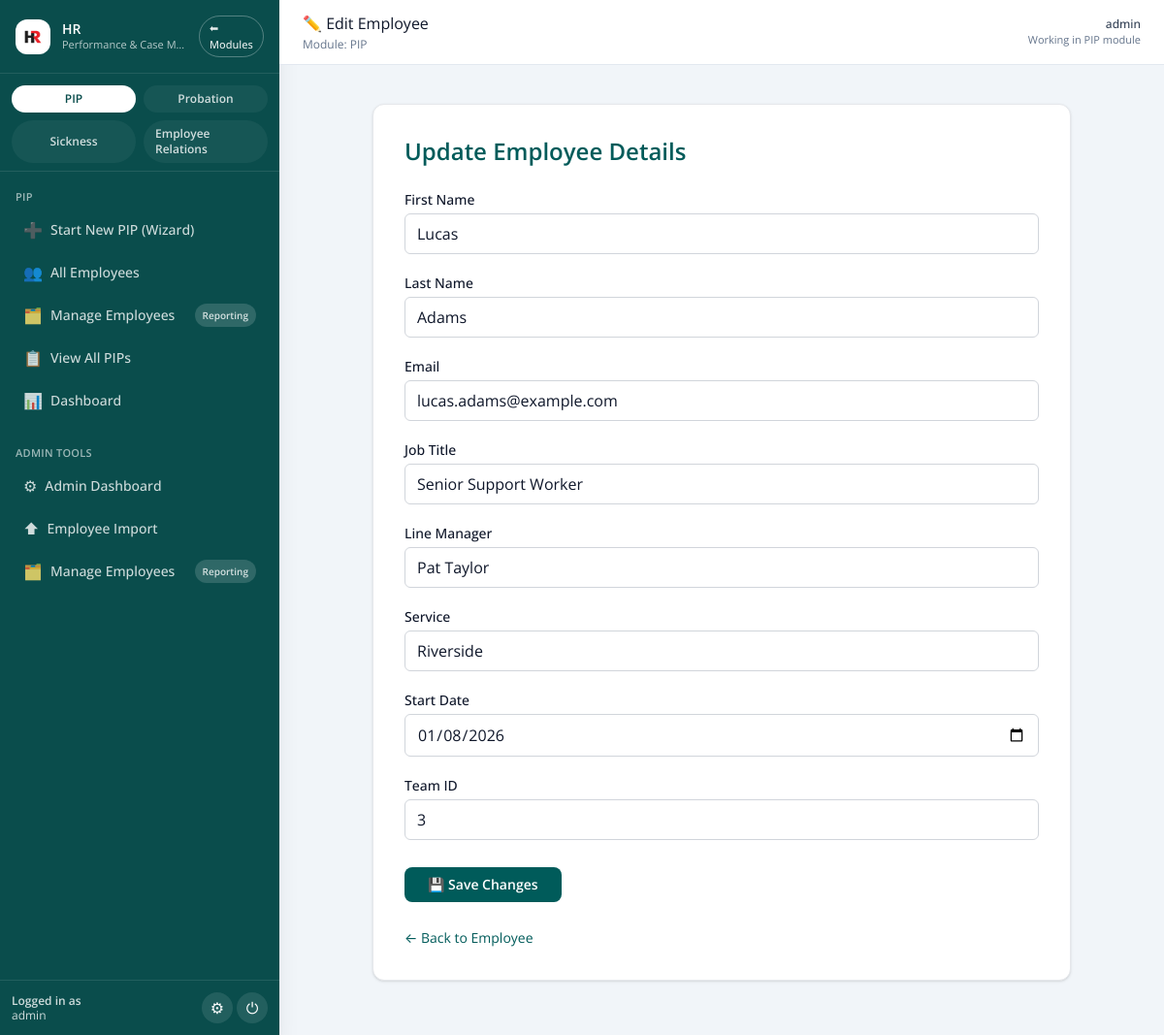
Page /employee/edit/16 (signed in) on the earlier database version.
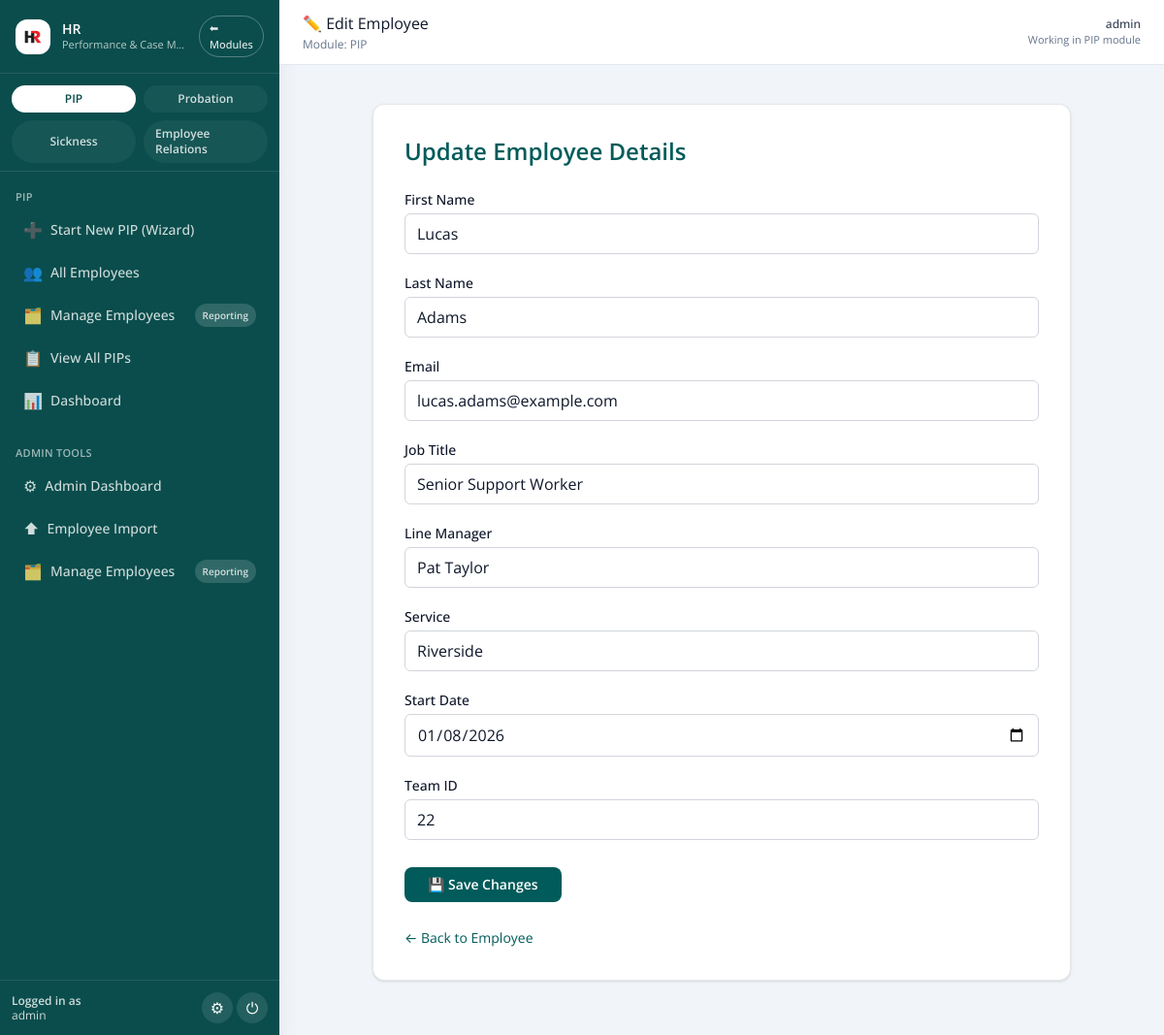
Same page on the later database version.
### pip_app/models.py (models this page shows, shortened)
class Employee(db.Model):
    id = db.Column(db.Integer, primary_key=True)
    first_name = db.Column(db.String(100))
    last_name = db.Column(db.String(100))
    job_title = db.Column(db.String(100))
    line_manager = db.Column(db.String(100))
    service = db.Column(db.String(100))
    start_date = db.Column(db.Date)
    team_id = db.Column(db.Integer)
    email = db.Column(db.String(120), nullable=True)
    employment_status = db.Column(db.String(20), nullable=False, default="Active")
    is_leaver = db.Column(db.Boolean, nullable=False, default=False)
    leaving_date = db.Column(db.Date, nullable=True)
    leaving_reason_category = db.Column(db.String(100), nullable=True)
    leaving_reason_detail = db.Column(db.Text, nullable=True)
    leaving_notes = db.Column(db.Text, nullable=True)
    marked_as_leaver_at = db.Column(db.DateTime, nullable=True)
    marked_as_leaver_by = db.Column(db.String(120), nullable=True)
    reactivated_at = db.Column(db.DateTime, nullable=True)
    reactivated_by = db.Column(db.String(120), nullable=True)
    pips = db.relationship("PIPRecord", back_populates="employee", lazy=True)

### old files/app - 050226.py (the view, shortened to what this page needs)
@app.route('/employee/edit/<int:employee_id>', methods=['GET', 'POST'])
@login_required
def edit_employee(employee_id):
    employee = Employee.query.get_or_404(employee_id)
    if current_user.admin_level == 0 and employee.team_id != current_user.team_id:
        flash('Access denied.')
        return redirect(url_for('dashboard'))
    form = EmployeeForm(obj=employee)
    return render_template('edit_employee.html', form=form, employee=employee)

### forms.py
class EmployeeForm(FlaskForm):
    first_name = StringField("First Name", validators=[DataRequired()])
    last_name = StringField("Last Name", validators=[DataRequired()])
    job_title = StringField("Job Title", validators=[DataRequired()])
    line_manager = StringField("Line Manager")
    service = StringField("Service", validators=[DataRequired()])
    start_date = DateField("Start Date", validators=[DataRequired()])
    team_id = IntegerField("Team ID")
    submit = SubmitField("Add Employee")
    email = StringField("Email", validators=[Optional(), Email()])  # 👈 New field

### old files/app - 050226.py (called while the page is built)
@login_manager.user_loader
def load_user(user_id):
    return db.session.get(User, int(user_id))

@app.context_processor
def inject_module():
    return dict(active_module=session.get('active_module'))

@app.context_processor
def inject_csrf_token():
    return dict(csrf_token=generate_csrf)

### pip_app/models.py (called while the page is built)
    def is_superuser(self):
        return self.admin_level == 2

### templates/edit_employee.html (shortened to what this page needs)
{% extends 'base.html' %}
{% block page_title %}✏️ Edit Employee{% endblock %}
{% block content %}
<div class="max-w-3xl mx-auto p-6">
  <div class="bg-white rounded-xl shadow border border-gray-200 p-6 sm:p-8">
    <h2 class="text-xl sm:text-2xl font-semibold text-ellipse-teal mb-6">Update Employee Details</h2>
    <form method="POST" class="space-y-5">
      <div>
        {{ form.first_name.label(class="block text-sm font-medium text-ellipse-gray mb-1") }}
        {{ form.first_name(class="w-full rounded-md border border-gray-300 px-3 py-2 focus:ring-ellipse-teal focus:border-ellipse-teal") }}
      </div>
      <div>
        {{ form.last_name.label(class="block text-sm font-medium text-ellipse-gray mb-1") }}
        {{ form.last_name(class="w-full rounded-md border border-gray-300 px-3 py-2 focus:ring-ellipse-teal focus:border-ellipse-teal") }}
      </div>
      <div>
        {{ form.email.label(class="block text-sm font-medium text-ellipse-gray mb-1") }}
        {{ form.email(class="w-full rounded-md border border-gray-300 px-3 py-2 focus:ring-ellipse-teal focus:border-ellipse-teal") }}
      </div>
      <div>
        {{ form.job_title.label(class="block text-sm font-medium text-ellipse-gray mb-1") }}
        {{ form.job_title(class="w-full rounded-md border border-gray-300 px-3 py-2 focus:ring-ellipse-teal focus:border-ellipse-teal") }}
      </div>
      <div>
        {{ form.line_manager.label(class="block text-sm font-medium text-ellipse-gray mb-1") }}
        {{ form.line_manager(class="w-full rounded-md border border-gray-300 px-3 py-2 focus:ring-ellipse-teal focus:border-ellipse-teal") }}
      </div>
      <div>
        {{ form.service.label(class="block text-sm font-medium text-ellipse-gray mb-1") }}
        {{ form.service(class="w-full rounded-md border border-gray-300 px-3 py-2 focus:ring-ellipse-teal focus:border-ellipse-teal") }}
      </div>
      <div>
        {{ form.start_date.label(class="block text-sm font-medium text-ellipse-gray mb-1") }}
        {{ form.start_date(class="w-full rounded-md border border-gray-300 px-3 py-2 focus:ring-ellipse-teal focus:border-ellipse-teal") }}
      </div>
      <div>
        {{ form.team_id.label(class="block text-sm font-medium text-ellipse-gray mb-1") }}
        {{ form.team_id(class="w-full rounded-md border border-gray-300 px-3 py-2 focus:ring-ellipse-teal focus:border-ellipse-teal") }}
      </div>
      <div class="pt-2">
        <button type="submit"
                class="w-full sm:w-auto bg-ellipse-teal hover:bg-ellipse-hover text-white font-semibold px-6 py-2 rounded-lg transition text-sm">
          💾 Save Changes
        </button>
      </div>
    </form>
    <div class="mt-6">
      <a href="{{ url_for('employee_detail', employee_id=employee.id) }}"
         class="text-sm text-ellipse-teal hover:underline inline-flex items-center">
        ← Back to Employee
      </a>
    </div>
  </div>
</div>
{% endblock %}

Differences in the rows shown:
changed Employee "Lucas": team_id "3" → "22"
